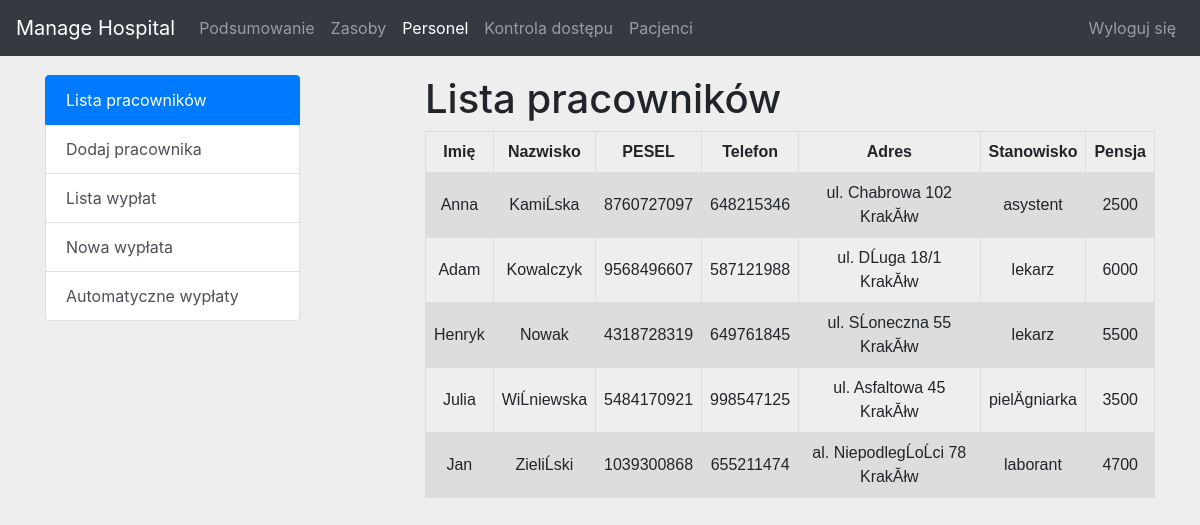
Screenshot of /pages/personnel.php (signed in) with the database file from the repository.
### tables this page shows
CREATE TABLE IF NOT EXISTS `pracownicy` (
  `stanowisko` varchar(50) NOT NULL,
  `pensja` varchar(10) NOT NULL,
  `pesel` varchar(10) NOT NULL,
  PRIMARY KEY (`pesel`)
);

CREATE TABLE IF NOT EXISTS `osoby` (
  `imie` varchar(20) NOT NULL,
  `nazwisko` varchar(50) NOT NULL,
  `pesel` varchar(10) NOT NULL,
  `telefon` varchar(15) DEFAULT NULL,
  `adres` varchar(70) NOT NULL,
  PRIMARY KEY (`pesel`)
);

### pages/personnel.php (the view, shortened to what this page needs)
<?php
include '../components/globals.php';
if(isset($_GET['action'])) {
	$action = $_GET['action'];
} else {
	$action = 'workers';
}
?>
<!doctype html>
<html lang="pl">
	<head>
		<link href="../css/bootstrap.min.css" rel="stylesheet">
		<link href="../css/common_style.css" rel="stylesheet">
	</head>
	<body>
		<nav class="navbar navbar-expand-md navbar-dark bg-dark fixed-top">
			<a class="navbar-brand" href="#">Manage Hospital</a>
			<div class="collapse navbar-collapse" id="navbarsExampleDefault">
				<ul class="navbar-nav mr-auto">
					<li class="nav-item">
						<a class="nav-link" href="./summary.php">Podsumowanie</a>
					</li>
					<li class="nav-item">
						<a class="nav-link" href="./resources.php">Zasoby</a>
					</li>
					<li class="nav-item active">
						<a class="nav-link" href="./personnel.php">Personel</a>
					</li>
					<li class="nav-item">
						<a class="nav-link" href="./access_control.php">Kontrola dostępu</a>
					</li>
					<li class="nav-item">
						<a class="nav-link" href="./patients.php">Pacjenci</a>
					</li>
				</ul>
				<ul class="navbar-nav ml-auto">
					<li class="nav-item">
						<a class="nav-link" href="../components/do_logout.php">Wyloguj się</a>
					</li>
				</ul>
			</div>
		</nav>
		<main class="container">
			<div class="row">
				<div class="col-sm-3">
					<div class="list-group">
						<a href="./personnel.php?action=workers" class="list-group-item list-group-item-action <?php echo ($action == 'workers' ? 'active' : ''); ?>">Lista pracowników</a>
						<a href="./personnel.php?action=addworker" class="list-group-item list-group-item-action <?php echo (($action == 'addworker' || $action == 'processaddworker') ? 'active' : ''); ?>">Dodaj pracownika</a>
						<a href="./personnel.php?action=payments" class="list-group-item list-group-item-action <?php echo ($action == 'payments' ? 'active' : ''); ?>">Lista wypłat</a>
						<a href="./personnel.php?action=addpayment" class="list-group-item list-group-item-action <?php echo (($action == 'addpayment' || $action == 'processaddpayment') ? 'active' : ''); ?>">Nowa wypłata</a>
						<a href="./personnel.php?action=autopayments" class="list-group-item list-group-item-action <?php echo (($action == 'autopayments' || $action == 'processautopayments') ? 'active' : ''); ?>">Automatyczne wypłaty</a>
					</div>
				</div>
				<div class="col-sm-1">
				</div>
				<div class="col-sm-8">
					<?php
					if($action == 'workers') {
						echo '<h1>Lista pracowników</h1>';
						$sql = "SELECT * FROM osoby o JOIN pracownicy p ON o.pesel=p.pesel ORDER BY nazwisko";
						$result = $mysqli->query($sql);
						if ($result->num_rows == 0) {
							echo '<div class="alert alert-info" role="alert">
								<strong>Informacja</strong> Nie wprowadzono jeszcze żadnych informacji o pracownikach.
							</div>';
						} else {
							echo "<table>\n<tr><th>Imię</th><th>Nazwisko</th><th>PESEL</th><th>Telefon</th><th>Adres</th><th>Stanowisko</th><th>Pensja</th></tr>\n";
							while ($row = $result->fetch_assoc()) {
								echo "<tr><td>". $row['imie'] ."</td><td>". $row['nazwisko'] ."</td><td>". $row['pesel'] ."</td><td>". $row['telefon'] ."</td><td>". $row['adres'] ."</td><td>". $row['stanowisko'] ."</td><td>". $row['pensja'] ."</td></tr>\n";
							}
							echo "</table>\n";
						}
					}
					?>
				</div>
			</div>
		</main>
	</body>
</html>

### css/common_style.css (style rules this page uses)
body { padding-top: 75px; padding-bottom: 50px; background-color: #eee; }
table { font-family: arial, sans-serif; border-collapse: collapse; width: 100%; }
td, th { border: 1px solid #dddddd; text-align: center; padding: 8px; }
tr:nth-child(even) { background-color: #dddddd; }

### rows the page displays
pracownicy: pesel.imie "Anna", pesel.nazwisko "KamiĹska", pesel "8760727097", pesel.telefon "648215346", pesel.adres "ul. Chabrowa 102 KrakĂłw", stanowisko "asystent", pensja "2500"
pracownicy: pesel.imie "Adam", pesel.nazwisko "Kowalczyk", pesel "9568496607", pesel.telefon "587121988", pesel.adres "ul. DĹuga 18/1 KrakĂłw", stanowisko "lekarz", pensja "6000"
pracownicy: pesel.imie "Henryk", pesel.nazwisko "Nowak", pesel "4318728319", pesel.telefon "649761845", pesel.adres "ul. SĹoneczna 55 KrakĂłw", stanowisko "lekarz", pensja "5500"
pracownicy: pesel.imie "Julia", pesel.nazwisko "WiĹniewska", pesel "5484170921", pesel.telefon "998547125", pesel.adres "ul. Asfaltowa 45 KrakĂłw", stanowisko "pielÄgniarka", pensja "3500"
pracownicy: pesel.imie "Jan", pesel.nazwisko "ZieliĹski", pesel "1039300868", pesel.telefon "655211474", pesel.adres "al. NiepodlegĹoĹci 78 KrakĂłw", stanowisko "laborant", pensja "4700"
